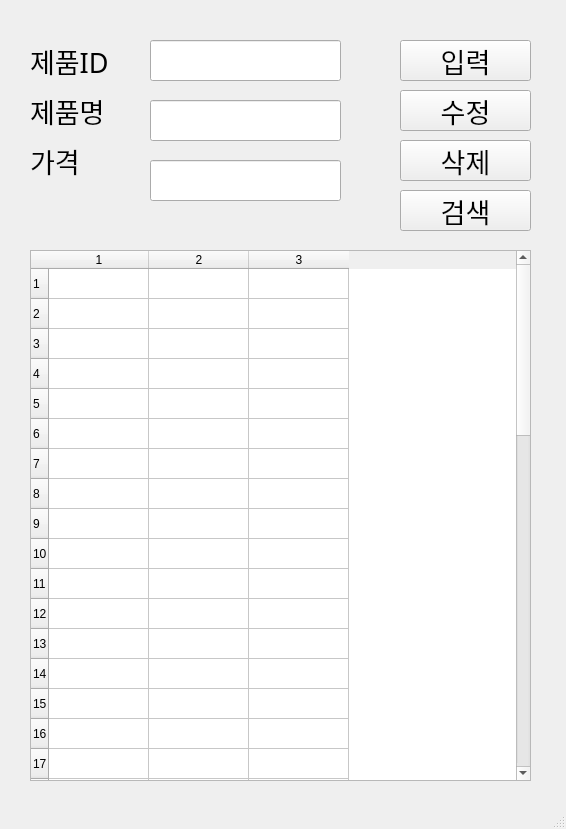
<?xml version="1.0" encoding="UTF-8"?>
<ui version="4.0">
 <class>MainWindow</class>
 <widget class="QMainWindow" name="MainWindow">
  <property name="geometry">
   <rect>
    <x>0</x>
    <y>0</y>
    <width>566</width>
    <height>829</height>
   </rect>
  </property>
  <property name="windowTitle">
   <string>MainWindow</string>
  </property>
  <widget class="QWidget" name="centralwidget">
   <widget class="QLabel" name="label">
    <property name="geometry">
     <rect>
      <x>30</x>
      <y>40</y>
      <width>121</width>
      <height>41</height>
     </rect>
    </property>
    <property name="font">
     <font>
      <family>맑은 고딕</family>
      <pointsize>20</pointsize>
     </font>
    </property>
    <property name="text">
     <string>제품ID</string>
    </property>
   </widget>
   <widget class="QLabel" name="label_2">
    <property name="geometry">
     <rect>
      <x>30</x>
      <y>90</y>
      <width>121</width>
      <height>41</height>
     </rect>
    </property>
    <property name="font">
     <font>
      <family>맑은 고딕</family>
      <pointsize>20</pointsize>
     </font>
    </property>
    <property name="text">
     <string>제품명</string>
    </property>
   </widget>
   <widget class="QLabel" name="label_3">
    <property name="geometry">
     <rect>
      <x>30</x>
      <y>140</y>
      <width>121</width>
      <height>41</height>
     </rect>
    </property>
    <property name="font">
     <font>
      <family>맑은 고딕</family>
      <pointsize>20</pointsize>
     </font>
    </property>
    <property name="text">
     <string>가격</string>
    </property>
   </widget>
   <widget class="QPushButton" name="pushButton">
    <property name="geometry">
     <rect>
      <x>400</x>
      <y>40</y>
      <width>131</width>
      <height>41</height>
     </rect>
    </property>
    <property name="font">
     <font>
      <family>Agency FB</family>
      <pointsize>20</pointsize>
     </font>
    </property>
    <property name="text">
     <string>입력</string>
    </property>
   </widget>
   <widget class="QPushButton" name="pushButton_2">
    <property name="geometry">
     <rect>
      <x>400</x>
      <y>90</y>
      <width>131</width>
      <height>41</height>
     </rect>
    </property>
    <property name="font">
     <font>
      <family>Agency FB</family>
      <pointsize>20</pointsize>
     </font>
    </property>
    <property name="text">
     <string>수정</string>
    </property>
   </widget>
   <widget class="QPushButton" name="pushButton_3">
    <property name="geometry">
     <rect>
      <x>400</x>
      <y>140</y>
      <width>131</width>
      <height>41</height>
     </rect>
    </property>
    <property name="font">
     <font>
      <family>Agency FB</family>
      <pointsize>20</pointsize>
     </font>
    </property>
    <property name="text">
     <string>삭제</string>
    </property>
   </widget>
   <widget class="QPushButton" name="pushButton_4">
    <property name="geometry">
     <rect>
      <x>400</x>
      <y>190</y>
      <width>131</width>
      <height>41</height>
     </rect>
    </property>
    <property name="font">
     <font>
      <family>Agency FB</family>
      <pointsize>20</pointsize>
     </font>
    </property>
    <property name="text">
     <string>검색</string>
    </property>
   </widget>
   <widget class="QTableWidget" name="tableWidget">
    <property name="geometry">
     <rect>
      <x>30</x>
      <y>250</y>
      <width>501</width>
      <height>531</height>
     </rect>
    </property>
    <property name="rowCount">
     <number>50</number>
    </property>
    <property name="columnCount">
     <number>3</number>
    </property>
    <row/>
    <row/>
    <row/>
    <row/>
    <row/>
    <row/>
    <row/>
    <row/>
    <row/>
    <row/>
    <row/>
    <row/>
    <row/>
    <row/>
    <row/>
    <row/>
    <row/>
    <row/>
    <row/>
    <row/>
    <row/>
    <row/>
    <row/>
    <row/>
    <row/>
    <row/>
    <row/>
    <row/>
    <row/>
    <row/>
    <row/>
    <row/>
    <row/>
    <row/>
    <row/>
    <row/>
    <row/>
    <row/>
    <row/>
    <row/>
    <row/>
    <row/>
    <row/>
    <row/>
    <row/>
    <row/>
    <row/>
    <row/>
    <row/>
    <row/>
    <column/>
    <column/>
    <column/>
   </widget>
   <widget class="QLineEdit" name="prodID">
    <property name="geometry">
     <rect>
      <x>150</x>
      <y>40</y>
      <width>191</width>
      <height>41</height>
     </rect>
    </property>
   </widget>
   <widget class="QLineEdit" name="prodName">
    <property name="geometry">
     <rect>
      <x>150</x>
      <y>100</y>
      <width>191</width>
      <height>41</height>
     </rect>
    </property>
   </widget>
   <widget class="QLineEdit" name="prodPrice">
    <property name="geometry">
     <rect>
      <x>150</x>
      <y>160</y>
      <width>191</width>
      <height>41</height>
     </rect>
    </property>
   </widget>
  </widget>
  <widget class="QMenuBar" name="menubar">
   <property name="geometry">
    <rect>
     <x>0</x>
     <y>0</y>
     <width>566</width>
     <height>21</height>
    </rect>
   </property>
  </widget>
  <widget class="QStatusBar" name="statusbar"/>
 </widget>
 <resources/>
 <connections>
  <connection>
   <sender>pushButton</sender>
   <signal>clicked()</signal>
   <receiver>MainWindow</receiver>
   <slot>addProduct()</slot>
   <hints>
    <hint type="sourcelabel">
     <x>445</x>
     <y>77</y>
    </hint>
    <hint type="destinationlabel">
     <x>387</x>
     <y>105</y>
    </hint>
   </hints>
  </connection>
  <connection>
   <sender>pushButton_2</sender>
   <signal>clicked()</signal>
   <receiver>MainWindow</receiver>
   <slot>updateProduct()</slot>
   <hints>
    <hint type="sourcelabel">
     <x>426</x>
     <y>130</y>
    </hint>
    <hint type="destinationlabel">
     <x>391</x>
     <y>150</y>
    </hint>
   </hints>
  </connection>
  <connection>
   <sender>pushButton_3</sender>
   <signal>clicked()</signal>
   <receiver>MainWindow</receiver>
   <slot>removeProduct()</slot>
   <hints>
    <hint type="sourcelabel">
     <x>444</x>
     <y>192</y>
    </hint>
    <hint type="destinationlabel">
     <x>378</x>
     <y>209</y>
    </hint>
   </hints>
  </connection>
  <connection>
   <sender>pushButton_4</sender>
   <signal>clicked()</signal>
   <receiver>MainWindow</receiver>
   <slot>getProduct()</slot>
   <hints>
    <hint type="sourcelabel">
     <x>426</x>
     <y>240</y>
    </hint>
    <hint type="destinationlabel">
     <x>384</x>
     <y>262</y>
    </hint>
   </hints>
  </connection>
 </connections>
 <slots>
  <slot>addProduct()</slot>
  <slot>updateProduct()</slot>
  <slot>removeProduct()</slot>
  <slot>getProduct()</slot>
 </slots>
</ui>
